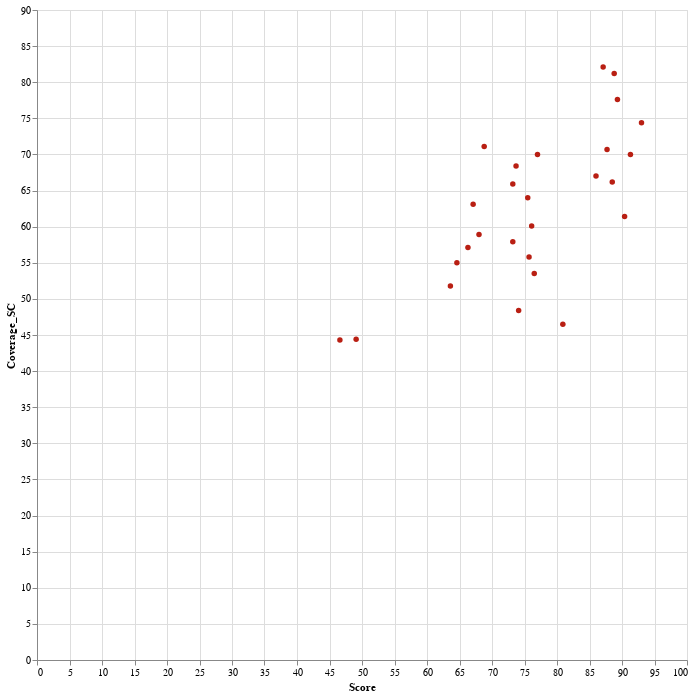

Here is the notebook cell this chart was saved with:
### Code cell
# Scatter Plot
selection = alt.selection(type='single', encodings=['x'])
points = alt.Chart(odin_data).mark_point(filled=True).encode(
    x='Openness_SC:Q',
    y='Coverage_SC:Q',
    color=alt.condition( alt.datum.Deviation > 0, alt.value("#4682b4"),alt.value("#b91f13")),
    opacity = alt.condition(selection, alt.value(1.0), alt.value(0.2)),
    #color=alt.condition(selection, alt.Color('Deviation_norm:N', scale=alt.Scale(range=['red', 'blue'])), alt.ColorValue('gray')),
    tooltip=['Country', 'Overall score', 'Coverage_SC', 'Openness_SC'],
).transform_filter(
    (datum.Data_categories == 'All Categories')
).add_selection(
    selection
).properties(
    width=650,
    height=650
)
points

### Figure 1 — Vega-Lite specification as saved in the notebook (floating-point values rounded to 4 significant figures; data arrays with more than 128 entries replaced by an {"elided": "..."} marker saying what was removed)
{"config": {"view": {"continuousWidth": 400, "continuousHeight": 300}}, "data": {"name": "data-2aa029b69989ee66ebcfabaf0cdb32ae"}, "mark": {"type": "point", "filled": true}, "encoding": {"color": {"condition": {"value": "#4682b4", "test": "(datum.Deviation > 0)"}, "value": "#b91f13"}, "opacity": {"condition": {"value": 1.0, "selection": "selector039"}, "value": 0.2}, "tooltip": [{"type": "nominal", "field": "Country"}, {"type": "quantitative", "field": "Overall score"}, {"type": "quantitative", "field": "Coverage_SC"}, {"type": "quantitative", "field": "Score"}], "x": {"type": "quantitative", "field": "Score"}, "y": {"type": "quantitative", "field": "Coverage_SC"}}, "height": 650, "selection": {"selector039": {"type": "single", "encodings": ["x"]}}, "transform": [{"filter": "(datum.Data_categories === 'All Categories')"}], "width": 650, "$schema": "https://vega.github.io/schema/vega-lite/v4.8.1.json", "datasets": {"data-2aa029b69989ee66ebcfabaf0cdb32ae": {"elided": "702 records"}}}
